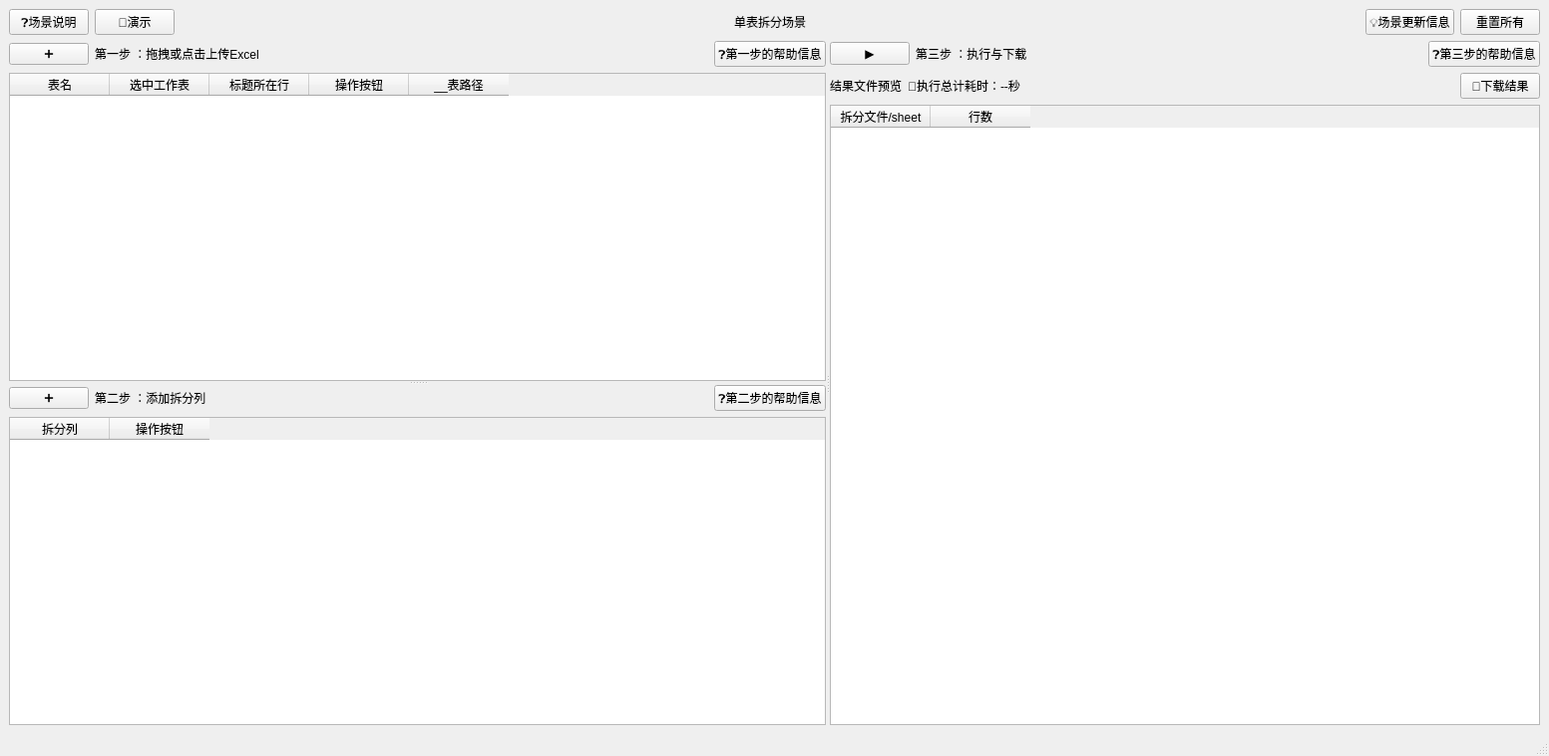
<?xml version="1.0" encoding="UTF-8"?>
<ui version="4.0">
 <class>MainWindow</class>
 <widget class="QMainWindow" name="MainWindow">
  <property name="windowModality">
   <enum>Qt::NonModal</enum>
  </property>
  <property name="geometry">
   <rect>
    <x>0</x>
    <y>0</y>
    <width>1553</width>
    <height>758</height>
   </rect>
  </property>
  <property name="windowTitle">
   <string>MainWindow</string>
  </property>
  <property name="documentMode">
   <bool>true</bool>
  </property>
  <widget class="QWidget" name="centralwidget">
   <layout class="QVBoxLayout" name="verticalLayout_4" stretch="1,99">
    <item>
     <layout class="QHBoxLayout" name="horizontalLayout_8">
      <item>
       <widget class="QPushButton" name="help_info_button">
        <property name="text">
         <string>❓场景说明</string>
        </property>
       </widget>
      </item>
      <item>
       <widget class="QPushButton" name="demo_button">
        <property name="text">
         <string>📰演示</string>
        </property>
       </widget>
      </item>
      <item>
       <spacer name="horizontalSpacer_7">
        <property name="orientation">
         <enum>Qt::Horizontal</enum>
        </property>
        <property name="sizeHint" stdset="0">
         <size>
          <width>40</width>
          <height>20</height>
         </size>
        </property>
       </spacer>
      </item>
      <item>
       <widget class="QLabel" name="label_6">
        <property name="sizeIncrement">
         <size>
          <width>0</width>
          <height>0</height>
         </size>
        </property>
        <property name="text">
         <string>单表拆分场景</string>
        </property>
       </widget>
      </item>
      <item>
       <spacer name="horizontalSpacer_8">
        <property name="orientation">
         <enum>Qt::Horizontal</enum>
        </property>
        <property name="sizeHint" stdset="0">
         <size>
          <width>40</width>
          <height>20</height>
         </size>
        </property>
       </spacer>
      </item>
      <item>
       <widget class="QPushButton" name="release_info_button">
        <property name="text">
         <string>💡场景更新信息</string>
        </property>
       </widget>
      </item>
      <item>
       <widget class="QPushButton" name="reset_button">
        <property name="text">
         <string>重置所有</string>
        </property>
       </widget>
      </item>
     </layout>
    </item>
    <item>
     <widget class="QSplitter" name="splitter_2">
      <property name="orientation">
       <enum>Qt::Horizontal</enum>
      </property>
      <widget class="QSplitter" name="splitter">
       <property name="orientation">
        <enum>Qt::Vertical</enum>
       </property>
       <widget class="QWidget" name="verticalLayoutWidget_2">
        <layout class="QVBoxLayout" name="verticalLayout_2">
         <item>
          <layout class="QHBoxLayout" name="horizontalLayout_6">
           <item>
            <widget class="QPushButton" name="add_table_button">
             <property name="text">
              <string>➕</string>
             </property>
            </widget>
           </item>
           <item>
            <widget class="QLabel" name="label_5">
             <property name="text">
              <string>第一步 ：拖拽或点击上传Excel</string>
             </property>
            </widget>
           </item>
           <item>
            <spacer name="horizontalSpacer_5">
             <property name="orientation">
              <enum>Qt::Horizontal</enum>
             </property>
             <property name="sizeHint" stdset="0">
              <size>
               <width>40</width>
               <height>20</height>
              </size>
             </property>
            </spacer>
           </item>
           <item>
            <widget class="QPushButton" name="step1_help_info_button">
             <property name="text">
              <string>❓第一步的帮助信息</string>
             </property>
            </widget>
           </item>
          </layout>
         </item>
         <item>
          <widget class="QTableWidget" name="tables_table">
           <property name="verticalScrollBarPolicy">
            <enum>Qt::ScrollBarAsNeeded</enum>
           </property>
           <property name="horizontalScrollBarPolicy">
            <enum>Qt::ScrollBarAsNeeded</enum>
           </property>
           <property name="autoScroll">
            <bool>true</bool>
           </property>
           <property name="horizontalScrollMode">
            <enum>QAbstractItemView::ScrollPerItem</enum>
           </property>
           <property name="columnCount">
            <number>5</number>
           </property>
           <attribute name="verticalHeaderVisible">
            <bool>true</bool>
           </attribute>
           <column>
            <property name="text">
             <string>表名</string>
            </property>
           </column>
           <column>
            <property name="text">
             <string>选中工作表</string>
            </property>
           </column>
           <column>
            <property name="text">
             <string>标题所在行</string>
            </property>
           </column>
           <column>
            <property name="text">
             <string>操作按钮</string>
            </property>
           </column>
           <column>
            <property name="text">
             <string>__表路径</string>
            </property>
           </column>
          </widget>
         </item>
        </layout>
       </widget>
       <widget class="QWidget" name="verticalLayoutWidget_3">
        <layout class="QVBoxLayout" name="verticalLayout_3">
         <item>
          <layout class="QHBoxLayout" name="horizontalLayout">
           <item>
            <widget class="QPushButton" name="add_split_cols_button">
             <property name="text">
              <string>➕</string>
             </property>
            </widget>
           </item>
           <item>
            <widget class="QLabel" name="label_2">
             <property name="text">
              <string>第二步 ：添加拆分列</string>
             </property>
            </widget>
           </item>
           <item>
            <spacer name="horizontalSpacer_2">
             <property name="orientation">
              <enum>Qt::Horizontal</enum>
             </property>
             <property name="sizeHint" stdset="0">
              <size>
               <width>40</width>
               <height>20</height>
              </size>
             </property>
            </spacer>
           </item>
           <item>
            <widget class="QPushButton" name="step2_help_info_button">
             <property name="text">
              <string>❓第二步的帮助信息</string>
             </property>
            </widget>
           </item>
          </layout>
         </item>
         <item>
          <widget class="QTableWidget" name="split_cols_table">
           <property name="verticalScrollBarPolicy">
            <enum>Qt::ScrollBarAsNeeded</enum>
           </property>
           <property name="horizontalScrollBarPolicy">
            <enum>Qt::ScrollBarAsNeeded</enum>
           </property>
           <property name="autoScroll">
            <bool>true</bool>
           </property>
           <property name="horizontalScrollMode">
            <enum>QAbstractItemView::ScrollPerItem</enum>
           </property>
           <property name="columnCount">
            <number>2</number>
           </property>
           <attribute name="verticalHeaderVisible">
            <bool>true</bool>
           </attribute>
           <column>
            <property name="text">
             <string>拆分列</string>
            </property>
           </column>
           <column>
            <property name="text">
             <string>操作按钮</string>
            </property>
           </column>
          </widget>
         </item>
        </layout>
       </widget>
      </widget>
      <widget class="QWidget" name="verticalLayoutWidget">
       <layout class="QVBoxLayout" name="verticalLayout">
        <item>
         <layout class="QHBoxLayout" name="horizontalLayout_2">
          <item>
           <widget class="QPushButton" name="run_button">
            <property name="text">
             <string>▶</string>
            </property>
           </widget>
          </item>
          <item>
           <widget class="QLabel" name="label_3">
            <property name="text">
             <string>第三步 ：执行与下载</string>
            </property>
           </widget>
          </item>
          <item>
           <spacer name="horizontalSpacer_3">
            <property name="orientation">
             <enum>Qt::Horizontal</enum>
            </property>
            <property name="sizeHint" stdset="0">
             <size>
              <width>40</width>
              <height>20</height>
             </size>
            </property>
           </spacer>
          </item>
          <item>
           <widget class="QPushButton" name="step3_help_info_button">
            <property name="text">
             <string>❓第三步的帮助信息</string>
            </property>
           </widget>
          </item>
         </layout>
        </item>
        <item>
         <layout class="QHBoxLayout" name="horizontalLayout_3">
          <item>
           <widget class="QLabel" name="label">
            <property name="text">
             <string>结果文件预览</string>
            </property>
           </widget>
          </item>
          <item>
           <widget class="QLabel" name="result_detail_text">
            <property name="text">
             <string>🚫执行总计耗时：--秒</string>
            </property>
           </widget>
          </item>
          <item>
           <spacer name="horizontalSpacer_9">
            <property name="orientation">
             <enum>Qt::Horizontal</enum>
            </property>
            <property name="sizeHint" stdset="0">
             <size>
              <width>40</width>
              <height>20</height>
             </size>
            </property>
           </spacer>
          </item>
          <item>
           <widget class="QPushButton" name="download_result_button">
            <property name="text">
             <string>📄下载结果</string>
            </property>
           </widget>
          </item>
         </layout>
        </item>
        <item>
         <widget class="QTableWidget" name="result_table">
          <property name="verticalScrollBarPolicy">
           <enum>Qt::ScrollBarAsNeeded</enum>
          </property>
          <property name="horizontalScrollBarPolicy">
           <enum>Qt::ScrollBarAsNeeded</enum>
          </property>
          <property name="autoScroll">
           <bool>true</bool>
          </property>
          <property name="horizontalScrollMode">
           <enum>QAbstractItemView::ScrollPerItem</enum>
          </property>
          <property name="columnCount">
           <number>2</number>
          </property>
          <attribute name="verticalHeaderVisible">
           <bool>true</bool>
          </attribute>
          <column>
           <property name="text">
            <string>拆分文件/sheet</string>
           </property>
          </column>
          <column>
           <property name="text">
            <string>行数</string>
           </property>
          </column>
         </widget>
        </item>
       </layout>
      </widget>
     </widget>
    </item>
   </layout>
  </widget>
  <widget class="QStatusBar" name="statusBar"/>
 </widget>
 <resources/>
 <connections/>
</ui>
